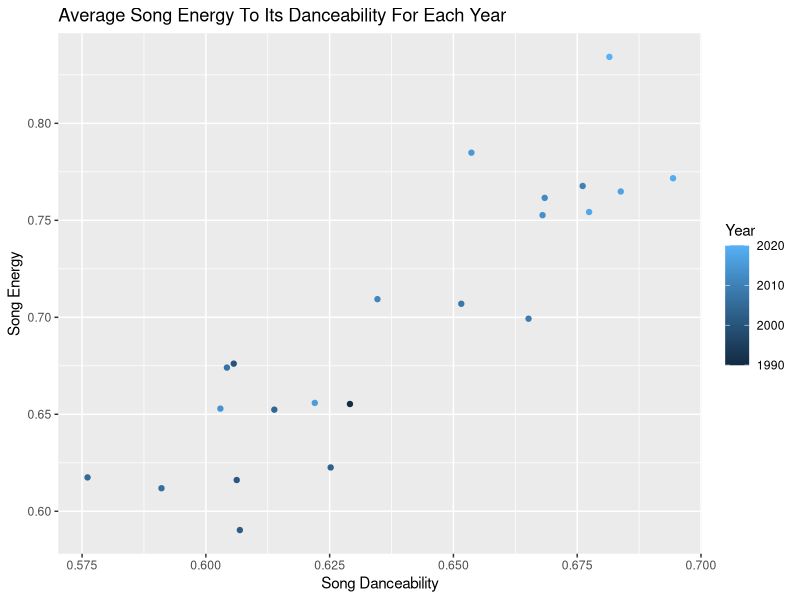

The R script that drew this image:
library("tidyverse")
library("readxl")

kpopdata <- read_excel("KpopData.xlsx")

danceability_energy <- kpopdata %>%
  group_by(Year) %>%
  summarise(
    danceability = mean(danceability, na.rm = TRUE),
    energy = mean(energy, na.rm = TRUE)
  )

danceability_energy_plot <- ggplot(data = danceability_energy) +
  geom_point(mapping = aes(x = danceability, y = energy, color = Year)) +
  labs (
    x = "Song Danceability",
    y = "Song Energy",
    title = "Average Song Energy To Its Danceability For Each Year",
    color = "Year"
  )
danceability_energy_plot